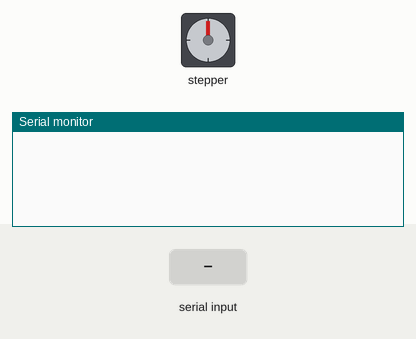
This sketch was run on a simulated Arduino Uno, built with avr-gcc and run on an emulated ATmega328P. Parts: stepper motor, the last lines printed to the serial monitor. Wiring (inferred from the names in the program): stepper motor driver (200 steps per turn assumed): step pin 5; direction pin 2; enable pin 8. The inputs (shaded band) are chosen by the test bench.

Above: at 1.2 s.
1.3 s: "90,45\n" received over Serial
At 2.1 s:
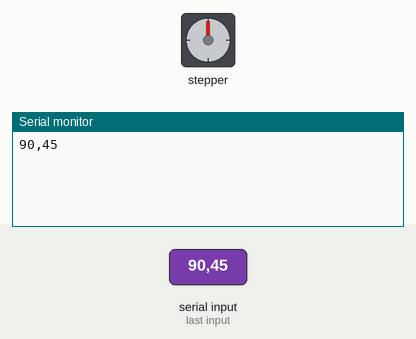
2.8 s: "0\n" received over Serial
At 3.2 s:
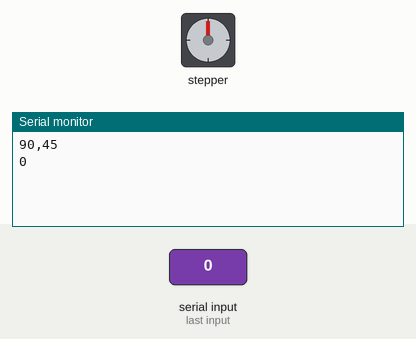

Measured:
- after the input at 1.3 s, the serial monitor: prints a new line at once (image 1)
- after the input at 2.8 s, the serial monitor: prints a new line at once (image 2)

The sketch:

code1.ino
```cpp
#include "GantryXYZ.h"

GantryXYZClasses gantryXYZ;

void setup() {

  // put your setup code here, to run once:
    Serial.begin(9600);  // open coms
    gantryXYZ.setFeedrate(1000);  // set default speed

}

void loop() {

  // put your main code here, to run repeatedly:
    while(Serial.available() > 0) {  // if something is available
    char c=Serial.read();  // get it
    Serial.print(c);  // repeat it back so I know you got the message

    gantryXYZ.storeBuffer( c );

    if(c=='\n') {
      // entire message received
      gantryXYZ.storeBuffer( c );
      Serial.print(F("\r\n"));  // echo a return character for humans
      gantryXYZ.processCommand();  // do something with the command

    }
  }

   gantryXYZ.move();

}
```

GCODEClasses.cpp
```cpp
/*
   GCODEClasses.cpp

   Author : Jamorn Saksommon
   Class

   Modifly date: 03.02.2017
*/

#include <Arduino.h>
#include "GCODEClasses.h"


GCODEClasses::GCODEClasses(){
     sofar = 0;
}

void GCODEClasses::storeBuffer( char c){

    if( c == '\n'){
        buffer[sofar]=0;
        return;
    }

    if(sofar<MAX_BUF-1) buffer[sofar++] = c;


}
float GCODEClasses::parsenumber(char code,float val){

       char *ptr=buffer;
  while(ptr && *ptr && ptr<buffer+sofar) {
    if(*ptr==code) {

      return atof(ptr+1);
    }
    ptr=strchr(ptr,' ')+1;
  }
  return val;

}

void GCODEClasses::ready(){
      sofar=0;
}
void GCODEClasses::processCommand(){}
```

GCODEClasses.h
```cpp
/*
   GCODEClasses.h

   Author : Jamorn Saksommon
   Class


   Modifly date: 03.02.2017
*/

#ifndef GCODE_Classes_h
#define GCODE_Classes_h

#define MAX_BUF              (20)  // What is the longest message Arduino can store?

class GCODEClasses
{
        public:
          char buffer[MAX_BUF];
          int sofar;
          GCODEClasses();
          void storeBuffer( char);
          float parsenumber(char code,float val);
          void ready();
          virtual  void processCommand() =0;
};

#endif
```

GantryClasses.cpp
```cpp
/*
   GantryClasses.cpp
   Author : Jamorn Saksommon
   Class
  // please see http://www.github.com/MarginallyClever/GcodeCNCDemo for more information.

   Modifly date: 27.01.2017
*/
#include <Arduino.h>
#include "GantryClasses.h"

GantryClasses::GantryClasses(){

       mode_abs  = 1;
       feed_rate = 0;
       is_move   = false;

}

void GantryClasses::setFeedrate(float nfr){


  nfr = nfr*STEPS_PER_MM/60;
  if( ( feed_rate==nfr ) || (nfr>MAX_FEEDRATE || nfr<MIN_FEEDRATE )  ) return;  // same as last time?  quit now.

  step_delay = MAX_FEEDRATE/nfr;
  feed_rate=nfr;

}

void GantryClasses::prepareMove( float newx,float newy,float newz  ){


       maxsteps=0;

       axis[AXIS_X].delta = (newx-px)*STEPS_PER_MM;
       axis[AXIS_Y].delta = (newy-py)*STEPS_PER_MM;
       axis[AXIS_Z].delta = (newz-pz)*STEPS_PER_MM;


       for(int i=0;i< num_axis ;++i) {
            axis[i].absdelta = abs( axis[i].delta );
            axis[i].over=0;
        if( maxsteps < axis[i].absdelta ) maxsteps = axis[i].absdelta;
      // set the direction once per movement
          digitalWrite( motors[i].dir_pin, axis[i].delta>0?HIGH:LOW);


        }

      delay_t = MAX_FEEDRATE/5000;
      accel = 1;
      steps_to_accel = delay_t - step_delay;

  if(steps_to_accel > maxsteps/2 )
    steps_to_accel = maxsteps/2;

   steps_to_decel = maxsteps - steps_to_accel;


  step_count = 0;
  prev_time  = 0;

  is_move    = maxsteps > 0;

  if( is_move){
      enableMotor();
  }
 /*

  Serial.print("START ");
  Serial.println(delay_t);
  Serial.print("STOP ");
  Serial.println(step_delay);

  Serial.print("accel until ");
  Serial.println(steps_to_accel);
  Serial.print("decel after ");
  Serial.println(steps_to_decel);
  Serial.print("total ");
  Serial.println(maxsteps);

  */

  //r.steps_to_accel = steps_to_accel;
  //r.steps_to_decel = steps_to_decel;


  setPosition(newx,newy,newz);

}
void GantryClasses::disableMotor(){

   int i;
  for(i=0;i<num_axis;++i) {
    digitalWrite(motors[i].enable_pin,HIGH);
  }

}
void GantryClasses::enableMotor(){

  int i;
  for(i=0;i<num_axis;++i) {
    digitalWrite(motors[i].enable_pin,LOW);
  }

}
void GantryClasses::setPosition(float npx,float npy,float npz){
         px = npx;
         py = npy;
         pz = npz;

}
void GantryClasses::move(){

  unsigned long curtime = micros();
  unsigned int _delay;

  if( is_move &&   ( (curtime - prev_time) >=  delay_t) ){

     prev_time = curtime;

     for(int j=0;j<num_axis;++j) {
           axis[j].over += axis[j].absdelta;

      if(  ( axis[j].over >= maxsteps ) ) {
            axis[j].over -= maxsteps;

        _delay = 100;

        digitalWrite(motors[j].step_pin,HIGH);
        delayMicroseconds(_delay);
        digitalWrite(motors[j].step_pin,LOW);
        delayMicroseconds(_delay);
      }
    }

    if( step_count< steps_to_accel) {
      delay_t -= accel;
    }
    if( step_count>= steps_to_decel) {
          delay_t += accel;
    }

    step_count++;

    is_move = !(step_count >= maxsteps );

    if( !is_move ){
        disableMotor();
    }

  }

}
```

GantryClasses.h
```cpp
/*
   GantryClasses.h
   Class
  // please see http://www.github.com/MarginallyClever/GcodeCNCDemo for more information.

   Modifly date: 27.01.2017
*/

#ifndef Gantry_Classes_h
#define Gantry_Classes_h


#define STEPS_PER_MM         (40)
#define MAX_FEEDRATE         (1000000)
#define MIN_FEEDRATE         (1)

#define  AXIS_X  0
#define  AXIS_Y  1
#define  AXIS_Z  2


typedef struct {
  int step_pin;
  int dir_pin;
  int enable_pin;
  int limit_switch_pin;
} Motor;

// for line()
typedef struct {
  long delta;  // number of steps to move
  long absdelta;
  long over;  // for dx/dy bresenham calculations
} Axis;


class GantryClasses
{
        public:
          bool      is_move;
          uint8_t   num_axis;
          float feed_rate;  // human version
          long  step_delay;
          unsigned long  delay_t;
          long  maxsteps;
          long  step_count;
          long  accel;
          float px,py,pz,pg;

          long steps_to_accel;
          long steps_to_decel;

          unsigned long prev_time;

          char  mode_abs; //absolute mode;

          Axis *axis;  // for move()
          Motor *motors;

         GantryClasses();

         void setFeedrate( float nfr);
         void setPosition(float npx,float npy,float npz);
         void prepareMove( float newx,float newy,float newz   );
         void move();

         void disableMotor();
         void enableMotor();

};

#endif
```

GantryXYZ.cpp
```cpp
#include <arduino.h>
#include "GantryXYZ.h"

GantryXYZClasses::GantryXYZClasses()
{
      num_axis  = 1;

      motors = new Motor[num_axis];
      axis   = new Axis[num_axis];

      // X
      motors[0].step_pin=5;
      motors[0].dir_pin=2;
      motors[0].enable_pin=8;
      motors[0].limit_switch_pin=7;
      /*
      // Y
      motors[1].step_pin=46;
      motors[1].dir_pin=48;
      motors[1].enable_pin=62;
      motors[1].limit_switch_pin=14;
      // Z
      motors[2].step_pin=26;
      motors[2].dir_pin=28;
      motors[2].enable_pin=24;
      motors[2].limit_switch_pin=18;


     */

  for(int i=0;i<num_axis;++i) {
    // set the motor pin & scale
    pinMode(motors[i].step_pin,OUTPUT);
    pinMode(motors[i].dir_pin,OUTPUT);
    pinMode(motors[i].enable_pin,OUTPUT);
  }

  disableMotor();
  setPosition(0,0,0);

}
void GantryXYZClasses::processCommand(){

      int cmd = 1;

      switch(cmd) {
  case  0:
  case  1: { //  move


    setFeedrate( parsenumber('f',feed_rate));

    prepareMove( parsenumber('x',(mode_abs?px:0)) + (mode_abs?0:px),
                 parsenumber('y',(mode_abs?py:0)) + (mode_abs?0:py),
                 parsenumber('z',(mode_abs?pz:0)) + (mode_abs?0:pz)


                           );

    break;
    }
  case  2:
  case  4:  ;  break;  // dwell
  case 90: mode_abs=1; break;  // absolute mode
  case 91: mode_abs=0; break;  // relative mode
  case 92:  // set logical position

    break;
  default:  break;
  }

  ready();

}
```

GantryXYZ.h
```cpp
/*
   GantryClasses.h

   Author : Jamorn Saksommon
   Class
  // please see http://www.github.com/MarginallyClever/GcodeCNCDemo for more information.

   Modifly date: 27.01.2017
*/

#ifndef Gantry_XYZ_h
#define Gantry_XYZ_h

#include "GantryClasses.h"
#include "GCODEClasses.h"


class GantryXYZClasses : public GantryClasses , public GCODEClasses
{

      public:

      GantryXYZClasses();

      void processCommand();

};

#endif
```
